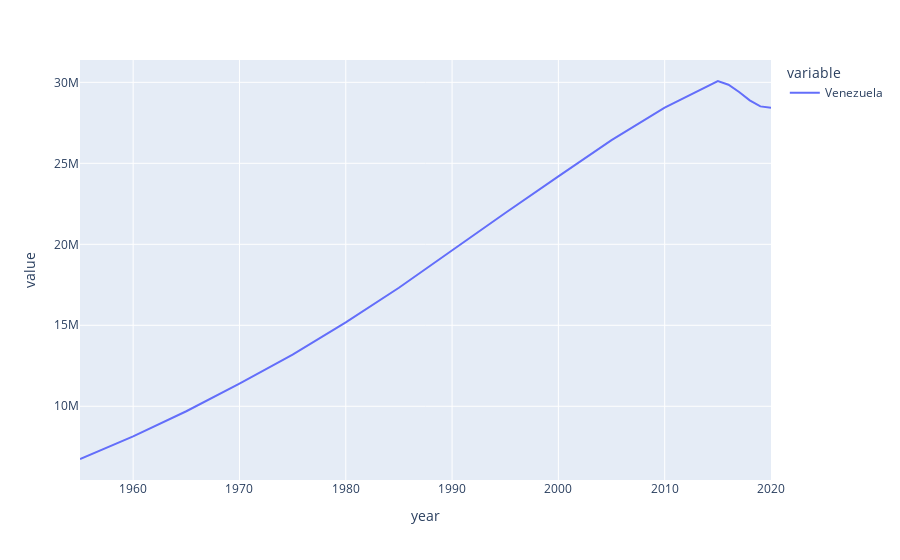

The notebook cell this image was saved under:
### Code cell
# Same pivot table, but with interactive plotting

# Due to compatibility issues with cufflinks and recent versions of Plotly, I bypassed the .iplot() method completely and switch
# the plotting backend to plotly

pd.options.plotting.backend = "plotly"
pivot["Venezuela"].plot(kind="line")

### Figure 1 — Plotly figure (JSON) as saved in the notebook; plotly's stock layout.template omitted (floating-point values rounded to 4 significant figures)
{"data": [{"hovertemplate": "variable=Venezuela<br>year=%{x}<br>value=%{y}<extra></extra>", "legendgroup": "Venezuela", "line": {"color": "#636efa", "dash": "solid"}, "marker": {"symbol": "circle"}, "mode": "lines", "name": "Venezuela", "orientation": "v", "showlegend": true, "type": "scatter", "x": [1955.0, 1960.0, 1965.0, 1970.0, 1975.0, 1980.0, 1985.0, 1990.0, 1995.0, 2000.0, 2005.0, 2010.0, 2015.0, 2016.0, 2017.0, 2018.0, 2019.0, 2020.0], "xaxis": "x", "y": [6745000.0, 8142000.0, 9692000.0, 11400000.0, 13190000.0, 15180000.0, 17320000.0, 19630000.0, 21930000.0, 24190000.0, 26430000.0, 28440000.0, 30080000.0, 29850000.0, 29400000.0, 28890000.0, 28520000.0, 28440000.0], "yaxis": "y"}], "layout": {"legend": {"title": {"text": "variable"}, "tracegroupgap": 0}, "margin": {"t": 60}, "xaxis": {"anchor": "y", "domain": [0, 1], "title": {"text": "year"}}, "yaxis": {"anchor": "x", "domain": [0, 1], "title": {"text": "value"}}}}
